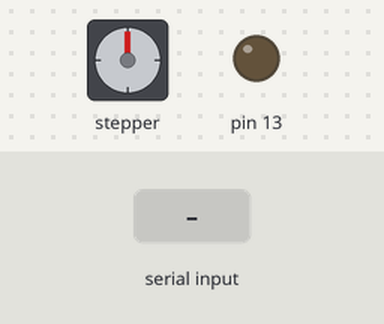
The sketch below on a simulated Arduino Uno, built with avr-gcc and run on an emulated ATmega328P. Shown: stepper motor, output pins drawn as LEDs (lit = HIGH). Wiring (inferred from the names in the program): stepper motor driver (200 steps per turn assumed): step pin 5; direction pin 4; enable pin 6. The inputs (shaded band) are chosen by the test bench. Pins used as bus, display or sensor lines are not drawn.

Above: at 1.2 s.
1.3 s: "A" received over Serial
At 1.45 s:
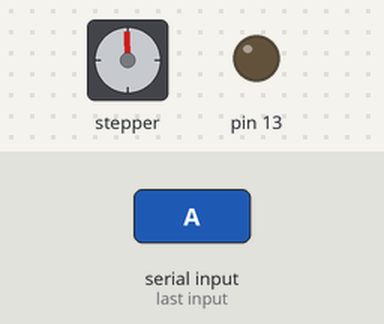
At 2.05 s:
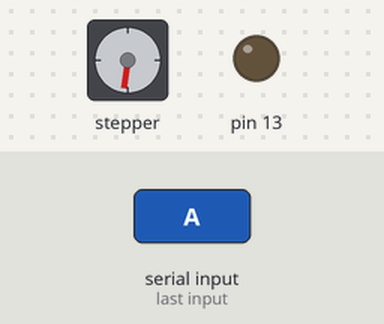
Timing chart, 0 to 16.3 s (numbered marks = the images above; inputs shaded):
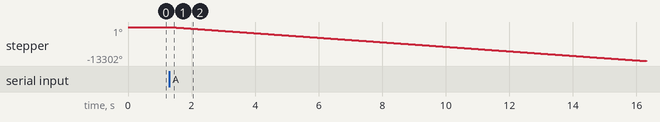

The sketch:

moveMotor.ino
```cpp
// Run a A4998 Stepstick from an Arduino

int x;
char inByte;
#define BAUD (9600)


void setup()
{
  Serial.begin(BAUD);
  pinMode(6,OUTPUT); // Enable
  pinMode(5,OUTPUT); // Step
  pinMode(4,OUTPUT); // Dir
  digitalWrite(6,LOW); // Set Enable low

  pinMode(13, OUTPUT);

  // Set initial state
  digitalWrite(6, HIGH);  // stay still
}

void loop()
{
  if (Serial.available() > 0){
    inByte = Serial.read();
    switch (inByte) {
      case 'A': // start
        digitalWrite(6, LOW);
        break;
      case 'B': // stop
        digitalWrite(6, HIGH);
        break;
      case 'C': // reverse
        if (digitalRead(4) == HIGH){
          digitalWrite(4, LOW);
        }
        else
          digitalWrite(4, HIGH);
        break;
      default:
        digitalWrite(6, HIGH); // stop
    }
  }

  digitalWrite(5,HIGH); // Output high
  delay(1); // Wait
  digitalWrite(5,LOW); // Output low
  delay(1); // Wait
}
```

Measured:
- after the input at 1.3 s, stepper: keeps turning counter-clockwise at about 887°/s, starting at once
